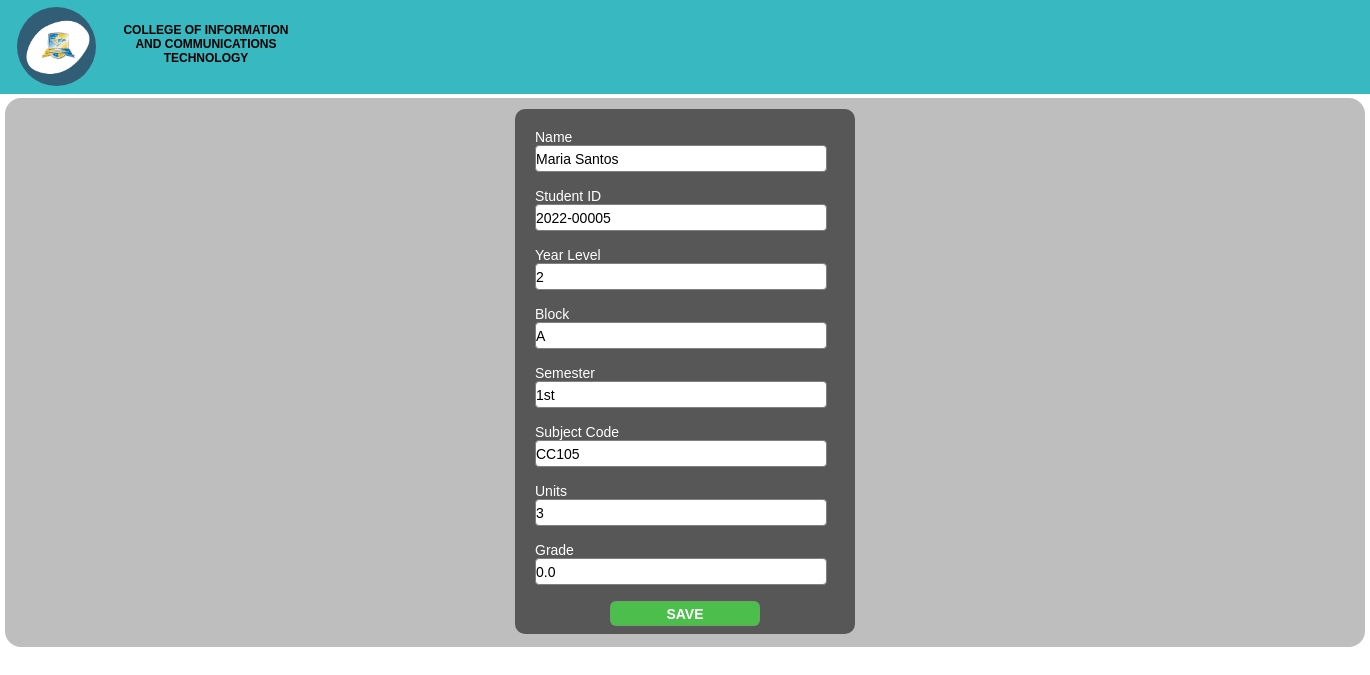
/faculty-page/faculty-main-page/edit_page.php?idnum=2022-00005, run on the app's committed database.
### tables this page shows
CREATE TABLE `faculty1db` (
  `id` int(11) NOT NULL,
  `name` varchar(50) NOT NULL,
  `idnum` varchar(20) NOT NULL,
  `yr_level` varchar(20) NOT NULL,
  `block` varchar(20) NOT NULL,
  `semester` varchar(20) NOT NULL,
  `units` int(20) NOT NULL,
  `school_year` varchar(20) NOT NULL DEFAULT '2023-2024',
  `course` varchar(50) NOT NULL DEFAULT 'BS Information Technology',
  `grade` decimal(10,1) NOT NULL,
  `subject_code` varchar(50) NOT NULL
);

### faculty-page/faculty-main-page/edit_page.php (the view, shortened to what this page needs)
<?php
include '../../db-conn.php';
if(isset($_GET['idnum'])){
    $idnum = $_GET['idnum'];
}
$query = "SELECT * FROM faculty1db WHERE idnum = '$idnum'";
$result = mysqli_query($con, $query);
if(!$result) {
    die("Query Failed: " . mysqli_error($con));
} elseif(mysqli_num_rows($result) == 0) {
    die("No records found for ID: $idnum");
} else {
    $row = mysqli_fetch_assoc($result);
}
?>
<!DOCTYPE html>
<html lang="en">
<head>
    <link rel="stylesheet" href="https://cdnjs.cloudflare.com/ajax/libs/font-awesome/4.7.0/css/font-awesome.min.css">
    <link rel="stylesheet" href="edit_page.css">
</head>
<body>
    <div class="nav-top">
            <img class="logo" src="CICT LOGO.jpg" alt="CICT logo">
            <h3 class="cict">COLLEGE OF INFORMATION AND COMMUNICATIONS TECHNOLOGY</h3>
    </div>
    <div class="form">
        <form action="edit_page.php?idnum=<?php echo $idnum ?>" method="post">
            <label for="name">Name</label>
            <input type="text" name="name" value="<?php echo $row['name'] ?>">
            <br>
            <label for="idnum">Student ID</label>
            <input type="text" name="idnum" value="<?php echo $row['idnum'] ?>">
            <br>
            <label for="yr_level">Year Level</label>
            <input type="number" name="yr_level" value="<?php echo $row['yr_level'] ?>">
            <br>
            <label for="block">Block</label>
            <input type="text" name="block" value="<?php echo $row['block'] ?>">
            <br>
            <label for="semester">Semester</label>
            <input type="text" name="semester" value="<?php echo $row['semester'] ?>">
            <br>
            <label for="subject_code">Subject Code</label>
            <input type="text" name="subject_code" value="<?php echo $row['subject_code'] ?>">
            <br>
            <label for="units">Units</label>
            <input type="text" name="units" value="<?php echo $row['units'] ?>">
            <br>
            <label for="units">Grade</label>
            <input type="number" name="grade" step="0.0001" value="<?php echo $row['grade'] ?>">
            <input class="save" type="submit" name="edit_students" value="SAVE">
        </form>
    </div>
</body>
</html>

### faculty-page/faculty-main-page/edit_page.css (style rules this page uses)
* { padding: 0px; margin: 0; font-family: Arial, Helvetica, sans-serif; }
body { position: absolute; height: 100%; width: 100%; background-color: rgb(255, 255, 255); }
.nav-top { background-color: #38B8C0; width: 100%; height: 94px; display: flex; position: fixed; z-index: 1; }
.cict { padding: 8px; width: 190px; font-size: 12px; text-align: center; margin-top: 15px; font-family: Arial, Helvetica, sans-serif; font-weight: bold; }
img.logo { border-radius: 50%; width: 79px; height: 79px; padding: 7px; margin-left: 10px; }
.form { background-color: rgba(29, 29, 29, 0.288); width: 1290px; height: 479px; margin: auto; margin-top: 98px; border-radius: 16px; padding: 35px; }
form { display: block; background-color: #575757; width: 300px; height: 485px; border-radius: 10px; padding: 20px; margin: auto; margin-top: -24px; color: white; font-size: 14px; }
label, input { display: block; border-radius: 4px; }
input { border: 1px solid gray; width: 290px; height: 25px; font-size: 14px; }
.save { width: 150px; height: 25px; margin: auto; margin-top: 16px; border-radius: 6px; background-color: rgb(76, 190, 76); padding: 2px; color: white; border: 1px solid rgba(141, 141, 141, 0.418); font-weight: 700; }

### data on the page
faculty1db: name "Maria Santos", idnum "2022-00005", yr_level "2", block "A", semester "1st", subject_code "CC105", units "3", grade "0.0"
